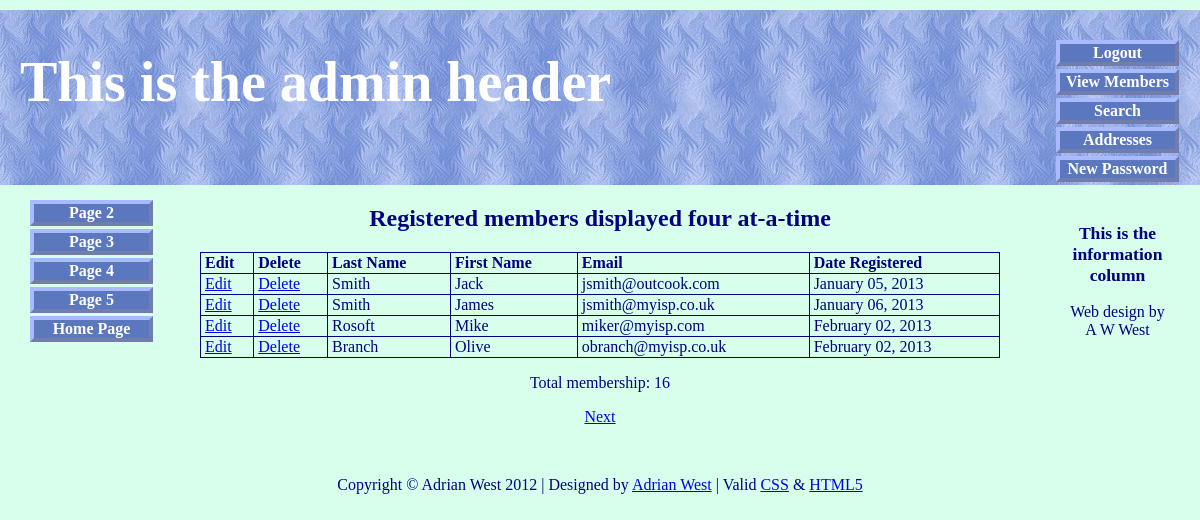
Page /admin_view_users.php (signed in) on the committed database.
### tables this page shows
CREATE TABLE IF NOT EXISTS `users` (
  `user_id` mediumint(6) unsigned NOT NULL AUTO_INCREMENT,
  `title` char(10) NOT NULL,
  `fname` varchar(30) NOT NULL,
  `lname` varchar(40) NOT NULL,
  `email` varchar(50) NOT NULL,
  `psword` char(40) NOT NULL,
  `uname` char(12) NOT NULL,
  `registration_date` datetime NOT NULL,
  `class` char(20) NOT NULL,
  `user_level` tinyint(2) unsigned NOT NULL,
  `addr1` varchar(50) NOT NULL,
  `addr2` varchar(50) DEFAULT NULL,
  `city` varchar(50) NOT NULL,
  `county` char(25) NOT NULL,
  `pcode` char(10) NOT NULL,
  `phone` char(15) DEFAULT NULL,
  `paid` enum('No','Yes') NOT NULL,
  PRIMARY KEY (`user_id`)
);

### admin_view_users.php (the view, shortened to what this page needs)
<!doctype html>
<html lang=en>
<head>
<link rel="stylesheet" type="text/css" href="includes.css">
</head>
<body>
<div id="container">
<?php include("includes/header-admin.php"); ?>
<?php include("includes/nav.php"); ?>
<?php include("includes/info-col.php"); ?>
<div id="content">
<h2>Registered members displayed four at-a-time</h2>
<p>
<?php
require ('mysqli_connect.php');
$pagerows = 4;
if (isset($_GET['p']) && is_numeric
($_GET['p'])) {
$pages=$_GET['p'];
}else{
$q = "SELECT COUNT(user_id) FROM users";
$result = @mysqli_query ($dbcon, $q);
$row = @mysqli_fetch_array ($result, MYSQLI_NUM);
$records = $row[0];
if ($records > $pagerows){
$pages = ceil ($records/$pagerows);
}else{
$pages = 1;
}
}
if (isset($_GET['s']) && is_numeric
($_GET['s'])) {
$start = $_GET['s'];
}else{
$start = 0;
}
$q = "SELECT lname, fname, email, DATE_FORMAT(registration_date, '%M %d, %Y') AS regdat, user_id FROM users ORDER BY registration_date ASC LIMIT $start, $pagerows";
$result = @mysqli_query ($dbcon, $q);
if ($result) {
echo '<table>
<tr><td><b>Edit</b></td>
<td><b>Delete</b></td>
<td><b>Last Name</b></td>
<td><b>First Name</b></td>
<td><b>Email</b></td>
<td><b>Date Registered</b></td>
</tr>';
while ($row = mysqli_fetch_array($result, MYSQLI_ASSOC)) {
	echo '<tr>
	<td><a href="edit_record.php?id=' . $row['user_id'] . '">Edit</a></td>
	<td><a href="delete_record.php?id=' . $row['user_id'] . '">Delete</a></td>
	<td>' . $row['lname'] . '</td>
	<td>' . $row['fname'] . '</td>
	<td>' . $row['email'] . '</td>
	<td>' . $row['regdat'] . '</td>
	</tr>';
	}
	echo '</table>';
} else {
	echo '<p class="error">The current record could not be retrieved. We apologize for any inconvenience.</p>';
	echo '<p>' . mysqli_error($dbcon) . '<br><br>Query: ' . $q . '</p>';
}
$q = "SELECT COUNT(user_id) FROM users";
$result = @mysqli_query ($dbcon, $q);
$row = @mysqli_fetch_array ($result, MYSQLI_NUM);
$members = $row[0];
echo "<p>Total membership: $members</p>";
if ($pages > 1) {
echo '<p>';
$current_page = ($start/$pagerows) + 1;
if ($current_page != $pages) {
echo '<a href="admin_view_users.php?s=' . ($start + $pagerows) . '&p=' . $pages . '">Next</a> ';
}
echo '</p>';
}
?>
</div>
<?php include("includes/footer.php"); ?>
</div>
</body>
</html>

### includes.css (style rules this page uses)
h2 { font-size:150%; color:navy; text-align:center; }
#container { position:relative; min-width:960px; max-width:1200px; margin:auto; text-align:left; }
#content { margin-left:150px; margin-right:150px; }
table { width:800px; border:1px navy solid; border-collapse:collapse; margin:auto; }
td { border:1px navy solid; padding:1px 0 1px 4px; text-align:left; }

### admin_view_users.php (style rules this page uses)
p { text-align:center; }
table { width:800px; }

### rows in the picture
users: lname "Smith", fname "Jack", email "jsmith@outcook.com", regdat "January 05, 2013"
users: lname "Smith", fname "James", email "jsmith@myisp.co.uk", regdat "January 06, 2013"
users: lname "Rosoft", fname "Mike", email "miker@myisp.com", regdat "February 02, 2013"
users: lname "Branch", fname "Olive", email "obranch@myisp.co.uk", regdat "February 02, 2013"

### other values in the picture
$members "16"
